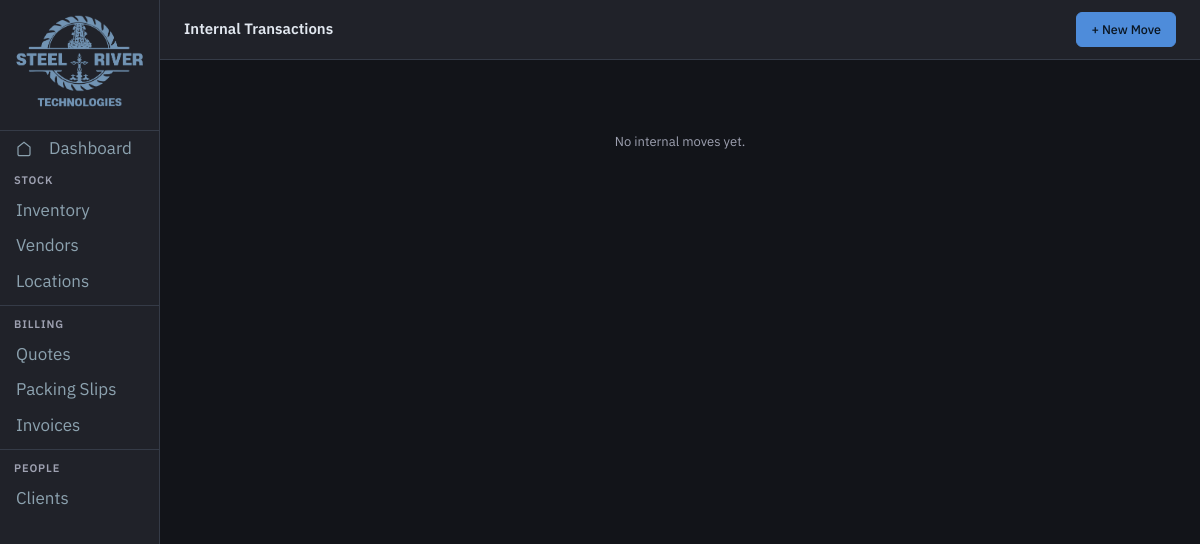
The page /transactions/internal/ on the database as committed earlier.
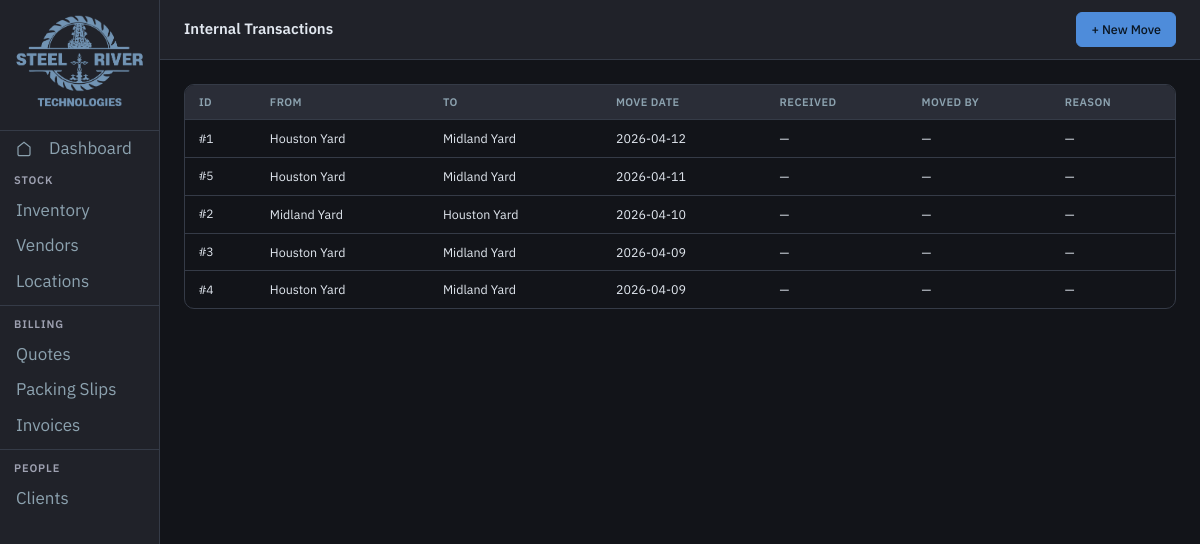
The same page on the database as committed later.
### tables this page shows
CREATE TABLE Transaction_Internal (
    transaction_int_id  INTEGER PRIMARY KEY AUTOINCREMENT,
    from_location       TEXT,
    to_location         TEXT,
    move_date           TEXT,
    receive_date        TEXT,
    moved_by            TEXT,
    reason              TEXT
);

### app/routes/other.py (the view)
@txn_int_router.get("/", response_class=HTMLResponse)
def txn_int_list(request: Request):
    db = get_db()
    txns = db.execute(
        "SELECT * FROM Transaction_Internal ORDER BY move_date DESC"
    ).fetchall()
    db.close()
    return templates.TemplateResponse(
        "transactions/internal_list.html", {"request": request, "txns": txns}
    )

### app/templates/transactions/internal_list.html (shortened to what this page needs)
{% extends "base.html" %}
{% block page_title %}Internal Transactions{% endblock %}
{% set active = "txn_internal" %}
{% block topbar_actions %}<a href="/transactions/internal/new" class="btn btn-primary">+ New Move</a>{% endblock %}
{% block content %}
{% if txns %}
<div class="table-wrap">
<table>
  <thead><tr><th>ID</th><th>From</th><th>To</th><th>Move Date</th><th>Received</th><th>Moved By</th><th>Reason</th></tr></thead>
  <tbody>
  {% for t in txns %}
  <tr>
    <td style="font-family:var(--mono);font-size:12px;">#{{ t.transaction_int_id }}</td>
    <td>{{ t.from_location or "—" }}</td>
    <td>{{ t.to_location or "—" }}</td>
    <td>{{ t.move_date or "—" }}</td>
    <td>{{ t.receive_date or "—" }}</td>
    <td>{{ t.moved_by or "—" }}</td>
    <td>{{ t.reason or "—" }}</td>
  </tr>
  {% endfor %}
  </tbody>
</table>
</div>
{% else %}
<div class="empty-state">No internal moves yet.</div>
{% endif %}
{% endblock %}

### app/templates/base.html (shortened to what this page needs)
<!DOCTYPE html>
<html lang="en">
<head>
  <link rel="stylesheet" href="/static/css/main.css">
</head>
<body>
<div class="app">
  <nav class="sidebar">
    <div class="sidebar-brand" style="justify-content: center; padding: 12px 10px;">
      <a href="https://steelriver-tech.com/" target="_blank"><img src="/static/img/logo.png" alt="Steel River Technologies" style="max-width: 100%; max-height: 100px; width: auto; height: auto; object-fit: contain;"></a>
    </div>
    <a href="/" class="sidebar-item {% if active=='home' %}active{% endif %}">
      <svg viewBox="0 0 24 24" style="width:16px;height:16px;margin-right:8px;"><path d="M3 9l9-7 9 7v11a2 2 0 0 1-2 2H5a2 2 0 0 1-2-2z"/></svg>
      Dashboard
    </a>
    <div class="sidebar-group">
      <div class="sidebar-label">Stock</div>
      <a href="/inventory/" class="sidebar-item {% if active=='inventory' %}active{% endif %}">
        Inventory
      </a>
      <a href="/vendors/" class="sidebar-item {% if active=='vendors' %}active{% endif %}">
        Vendors
      </a>
      <a href="/locations/" class="sidebar-item {% if active=='locations' %}active{% endif %}">
        Locations
      </a>
    </div>
    <div class="sidebar-divider"></div>
    <div class="sidebar-group">
      <div class="sidebar-label">Billing</div>
      <a href="/quotes/" class="sidebar-item {% if active=='quotes' %}active{% endif %}">
        Quotes
      </a>
      <a href="/packing-slips/" class="sidebar-item {% if active=='packing_slips' %}active{% endif %}">
        Packing Slips
      </a>
      <a href="/invoices/" class="sidebar-item {% if active=='invoices' %}active{% endif %}">
        Invoices
      </a>
    </div>
    <div class="sidebar-divider"></div>
    <div class="sidebar-group">
      <div class="sidebar-label">People</div>
      <a href="/clients/" class="sidebar-item {% if active=='clients' %}active{% endif %}">
        Clients
      </a>
    </div>
  </nav>
  <div class="main">
    <div class="topbar">
      <div>
        <div class="topbar-title">{% block page_title %}{% endblock %}</div>
      </div>
      <div class="topbar-actions">{% block topbar_actions %}{% endblock %}</div>
    </div>
    <div class="content">
      {% block content %}{% endblock %}
    </div>
  </div>
</div>
</body>
</html>

### app/static/css/main.css (style rules this page uses)
:root { --bg: #121419; --surface: #202229; --surface2: #2a2d37; --surface3: #343844; --border: #353b47; --border2: #464e5e; --text: #e2e8f0; --text2: #8ca2af; --text3: #9ea1b1; --accent: #4e8cda; --accent2: #79ace8; --red: #c0392b; --red-light: #e05a4a; --green: #4a9e6a; --amber: #c8902a; --font: 'IBM Plex Sans', system-ui, sans-serif; --mono: 'IBM Plex Mono', monospace; --radius: 6px; --radius-lg: 10px; --shadow: 0 1px 3px rgba(0,0,0,0.4); }
*, *::before, *::after { box-sizing: border-box; margin: 0; padding: 0; }
html, body { height: 100%; background: var(--bg); color: var(--text); font-family: var(--font); font-size: 14px; line-height: 1.5; }
.app { display: flex; height: 100vh; overflow: hidden; }
.sidebar { width: 160px; flex-shrink: 0; background: var(--surface); border-right: 1px solid var(--border); display: flex; flex-direction: column; overflow-y: auto; }
.sidebar-brand { display: flex; align-items: center; gap: 10px; padding: 18px 14px 14px; border-bottom: 1px solid var(--border); }
.sidebar-group { padding: 6px 0 2px; }
.sidebar-label { font-size: 11px; font-weight: 600; letter-spacing: 0.08em; text-transform: uppercase; color: var(--text3); padding: 0 14px 4px; }
.sidebar-item { display: flex; align-items: center; gap: 9px; padding: 5px 14px; font-size: 17px; color: var(--text2); text-decoration: none; border-radius: 0; transition: background 0.12s, color 0.12s; border-left: 2px solid transparent; }
.sidebar-item svg { width: 14px; height: 14px; flex-shrink: 0; stroke: currentColor; fill: none; stroke-width: 1.8; }
.sidebar-divider { height: 1px; background: var(--border); margin: 4px 0; }
.main { flex: 1; display: flex; flex-direction: column; overflow: hidden; }
.topbar { padding: 12px 24px; border-bottom: 1px solid var(--border); display: flex; align-items: center; justify-content: space-between; background: var(--surface); flex-shrink: 0; }
.topbar-title { font-size: 15px; font-weight: 600; color: var(--text); }
.topbar-actions { display: flex; gap: 8px; align-items: center; }
.content { flex: 1; overflow-y: auto; padding: 24px; }
.btn { display: inline-flex; align-items: center; gap: 6px; padding: 7px 14px; font-size: 12.5px; font-family: var(--font); font-weight: 500; border-radius: var(--radius); cursor: pointer; border: 1px solid var(--border2); background: var(--surface2); color: var(--text); text-decoration: none; transition: all 0.12s; }
.btn-primary { background: var(--accent); border-color: var(--accent); color: #0a1520; }
.table-wrap { overflow-x: auto; border: 1px solid var(--border); border-radius: var(--radius-lg); }
table { width: 100%; border-collapse: collapse; }
thead th { background: var(--surface2); color: var(--text2); font-size: 11px; font-weight: 600; letter-spacing: 0.04em; text-transform: uppercase; padding: 9px 14px; text-align: left; border-bottom: 1px solid var(--border); white-space: nowrap; }
tbody tr { border-bottom: 1px solid var(--border); transition: background 0.1s; }
tbody tr:last-child { border-bottom: none; }
tbody td { padding: 9px 14px; font-size: 12.5px; color: var(--text); vertical-align: middle; }

Rows that differ between the two databases and show on the page:
added Transaction_Internal: transaction_int_id "1", from_location "Houston Yard", to_location "Midland Yard", move_date "2026-04-12", receive_date "—", moved_by "—", reason "—"
added Transaction_Internal: transaction_int_id "5", from_location "Houston Yard", to_location "Midland Yard", move_date "2026-04-11", receive_date "—", moved_by "—", reason "—"
added Transaction_Internal: transaction_int_id "2", from_location "Midland Yard", to_location "Houston Yard", move_date "2026-04-10", receive_date "—", moved_by "—", reason "—"
added Transaction_Internal: transaction_int_id "3", from_location "Houston Yard", to_location "Midland Yard", move_date "2026-04-09", receive_date "—", moved_by "—", reason "—"
added Transaction_Internal: transaction_int_id "4", from_location "Houston Yard", to_location "Midland Yard", move_date "2026-04-09", receive_date "—", moved_by "—", reason "—"
Other text that changed with them:
text no longer shown: "No internal moves yet."
text now shown: "ID FROM TO MOVE DATE RECEIVED MOVED BY REASON"
